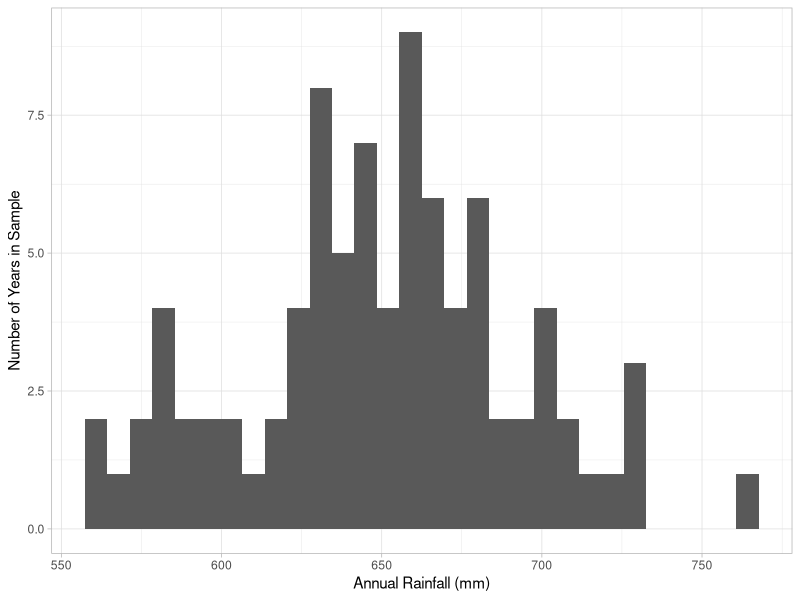
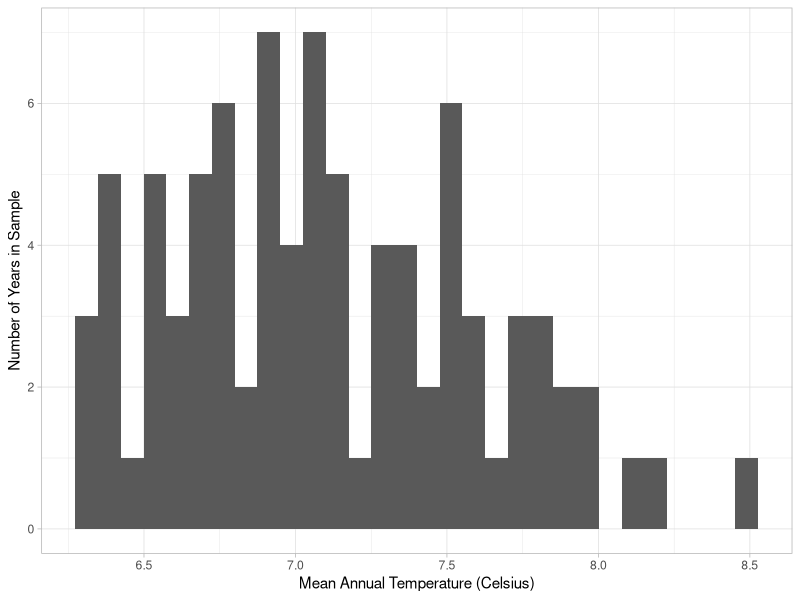
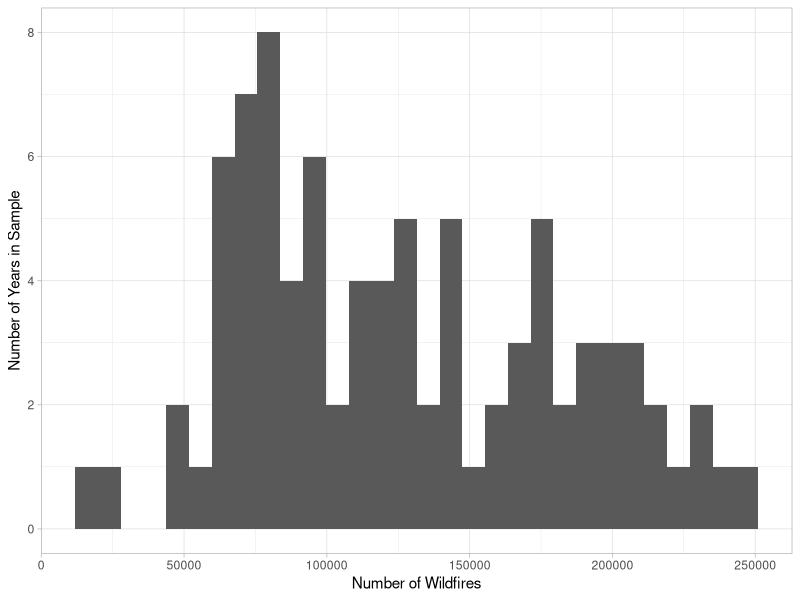
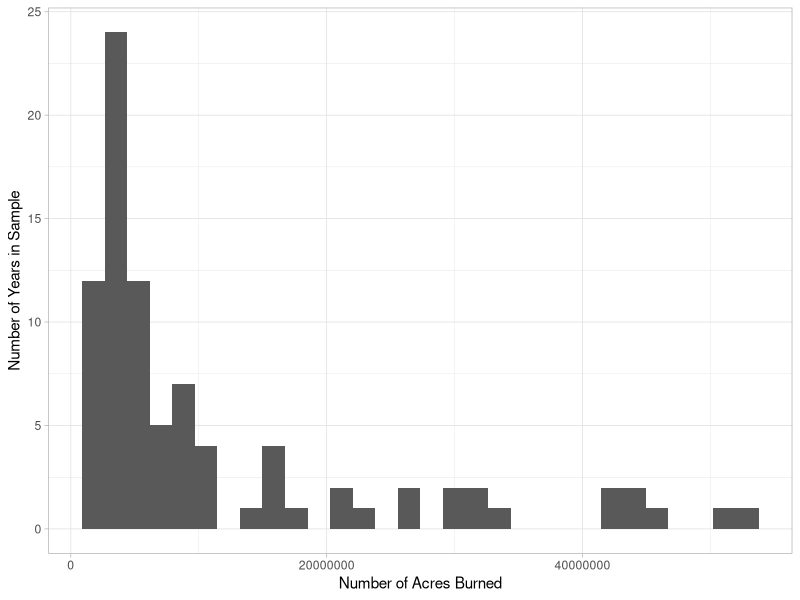
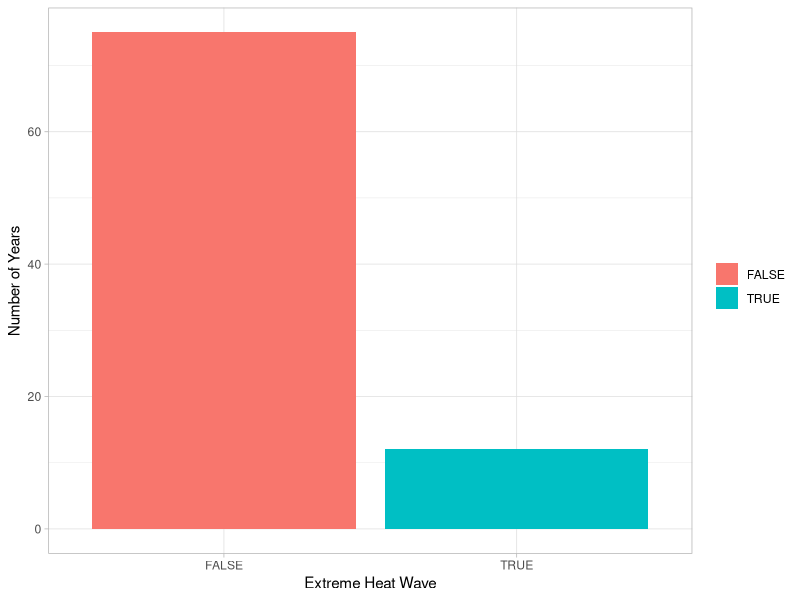
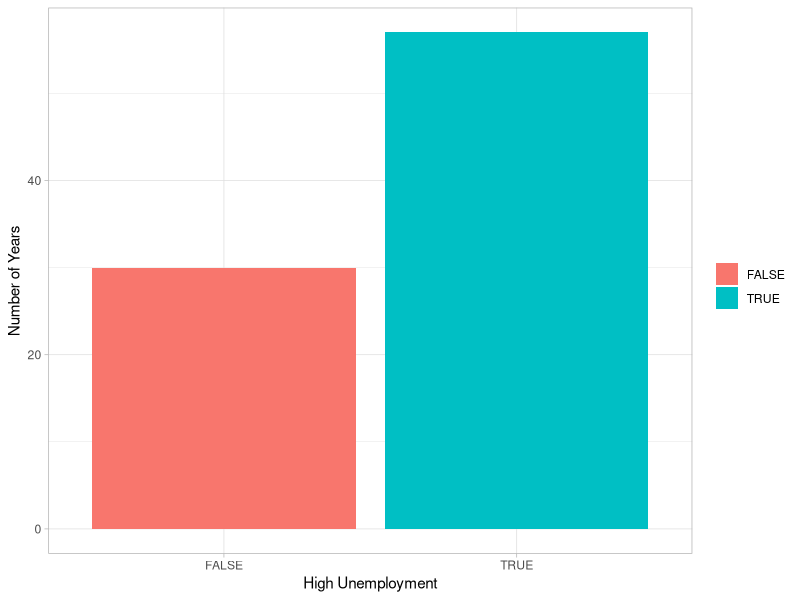

R code for these plots, in order:
## ---- chunk 1
library(tidyverse)
library(ggplot2)
## ---- chunk 2
US_data <- read_csv("wildfire_dataset.csv")
attach(US_data)
## ---- chunk 3
summary(Total_Rainfall_mm)
rain_summary <- summary(Total_Rainfall_mm)
rain_sd <- sd(Total_Rainfall_mm)
rain_95confidence <- t.test(Total_Rainfall_mm)
## ---- chunk 4
annual_rainfall <- c(prettyNum(rain_summary["Mean"], digits =4),
                     prettyNum(rain_summary["Median"], digits =4),
                     prettyNum(rain_sd, digits = 4),
                     paste(prettyNum(rain_summary["1st Qu."], digits =4), "to",                                             prettyNum(rain_summary["3rd Qu."], digits =4)),
                     paste(prettyNum(rain_95confidence$conf.int[1], digits=4), "to",
                           prettyNum(rain_95confidence$conf.int[2], digits=4)))
annual_rainfall
## ---- chunk 5
summary(Mean_Temp_Celsius)
temp_summary <- summary(Mean_Temp_Celsius)
temp_sd <- sd(Mean_Temp_Celsius)
temp_95confidence <- t.test(Mean_Temp_Celsius)
## ---- chunk 6
mean_annual_temp <- c(prettyNum(temp_summary["Mean"], digits =3),
                      prettyNum(temp_summary["Median"], digits =3),
                      prettyNum(temp_sd, digits = 3),
                      paste(prettyNum(temp_summary["1st Qu."], digits =3), "to",                                             prettyNum(temp_summary["3rd Qu."], digits =3)),
                      paste(prettyNum(temp_95confidence$conf.int[1], digits=3), "to",
                            prettyNum(temp_95confidence$conf.int[2], digits=3)))
mean_annual_temp
## ---- chunk 7
summary(Num_Fires)
num_fire_summary <- summary(Num_Fires)
num_fire_sd <- sd(Num_Fires)
num_fire_95confidence <- t.test(Num_Fires)
## ---- chunk 8
num_fire <- c(prettyNum(num_fire_summary["Mean"], digits =3),
              prettyNum(num_fire_summary["Median"], digits =3),
              prettyNum(num_fire_sd, digits = 3),
              paste(prettyNum(num_fire_summary["1st Qu."], digits =3), "to",                                         prettyNum(num_fire_summary["3rd Qu."], digits =3)),
              paste(prettyNum(num_fire_95confidence$conf.int[1], digits=3), "to",
                    prettyNum(num_fire_95confidence$conf.int[2], digits=3)))
num_fire
## ---- chunk 9
summary(Acres_Burned)
acres_burned_summary <- summary(Acres_Burned)
acres_burned_sd <- sd(Acres_Burned)
acres_burned_95confidence <- t.test(Acres_Burned)
## ---- chunk 10
burned <- c(prettyNum(acres_burned_summary["Mean"], digits =3),
            prettyNum(acres_burned_summary["Median"], digits =3),
            prettyNum(acres_burned_sd, digits = 3),
            paste(prettyNum(acres_burned_summary["1st Qu."], digits =3), "to",                                     prettyNum(acres_burned_summary["3rd Qu."], digits =3)),
            paste(prettyNum(acres_burned_95confidence$conf.int[1], digits=3), "to",
                  prettyNum(acres_burned_95confidence$conf.int[2], digits=3)))
burned
## ---- chunk 11
stats <- c("Sample Mean",
                "Median",
                "Standard Deviation",
                "Interquartile Range",
                "95% Confidence Interval (Population Mean)")
stats
## ---- chunk 12
summary_table <- tibble("Statistics" =stats, 
       "Annual Rainfall (mm)" =annual_rainfall,
       "Mean Annual Temperature (celsius)" =mean_annual_temp,
       "Number of Fires (per year)" =num_fire,
       "Acres Land Burned (per year)" =burned)
summary_table
## ---- chunk 13
knitr::kable(summary_table, caption= "Statistics of Yearly Environmental Data in the US")
## ---- chunk 14
rain_hist <- ggplot(US_data, aes(x= Total_Rainfall_mm))+
  geom_histogram()

rain_hist+
  theme_light()+
  scale_x_continuous(name= "Annual Rainfall (mm)")+
  scale_y_continuous(name= "Number of Years in Sample")
## ---- chunk 15
temp_hist <- ggplot(US_data, aes(x= Mean_Temp_Celsius))+
  geom_histogram()

temp_hist+
  theme_light()+
  scale_x_continuous(name= "Mean Annual Temperature (Celsius)")+
  scale_y_continuous(name= "Number of Years in Sample")
## ---- chunk 16
fires_hist <- ggplot(US_data, aes(x= Num_Fires))+
  geom_histogram()

fires_hist+
  theme_light()+
  scale_x_continuous(name= "Number of Wildfires")+
  scale_y_continuous(name= "Number of Years in Sample")
## ---- chunk 17
options(scipen = 999)
burned_hist <- ggplot(US_data, aes(x= Acres_Burned))+
  geom_histogram()

burned_hist+
  theme_light()+
  scale_x_continuous(name= "Number of Acres Burned")+
  scale_y_continuous(name= "Number of Years in Sample")
## ---- chunk 18
table(US_data$Extreme_Heat_Wave)
## ---- chunk 19
mean(US_data$Extreme_Heat_Wave == "TRUE")
## ---- chunk 20
t.test(US_data$Extreme_Heat_Wave == "TRUE")
## ---- chunk 21
ggplot(US_data, aes(x = Extreme_Heat_Wave, fill= Extreme_Heat_Wave)) +
  geom_bar() +
  scale_y_continuous(name = "Number of Years") +
  scale_x_discrete(name = "Extreme Heat Wave",
                       labels = c("FALSE",
                                  "TRUE")) +
  scale_fill_discrete(name = element_blank(),
                        labels = c("FALSE",
                                   "TRUE")) +
  theme_light() 
## ---- chunk 22
table(US_data$High_Unemployment)
## ---- chunk 23
mean(US_data$High_Unemployment == "TRUE")
## ---- chunk 24
t.test(US_data$High_Unemployment == "TRUE")
## ---- chunk 25
ggplot(US_data, aes(x = High_Unemployment, fill= High_Unemployment)) +
  geom_bar() +
  scale_y_continuous(name = "Number of Years") +
  scale_x_discrete(name = "High Unemployment",
                       labels = c("FALSE",
                                  "TRUE")) +
  scale_fill_discrete(name = element_blank(),
                        labels = c("FALSE",
                                   "TRUE")) +
  theme_light() 
